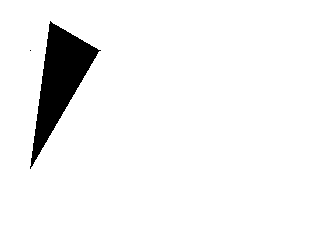
Frame 1 (no input)
Frame 60 (the mouse pressed at the canvas centre just before this capture): identical to frame 1, image omitted
Frame 120 (the mouse held since frame 60 and released just before this capture): identical to frame 1, image omitted

The Processing sketch that drew this single still picture (run headless with seeded random() and noise(); from frame 60 on, the mouse is pressed at the canvas centre):

// Processing sketch: trihard
// ── trihard.pde
int x0, y0, olx, orx, y1, y_low, x_low;
int c0, c1, c2;

void setup() {
  size(320, 240);
  noSmooth();
}

void strokeLine(int lx, int rx, int y, int lc, int rc) {
  int dx = abs(rx - lx);
  for(int x = lx; x <= rx; x++) {
    if(dx == 0)
      stroke(lc);
    else
      stroke(((rx - x) *lc + (x - lx) *rc)/dx);
    point(x, y);
  }
}

void draw() {
  background( 255);
  x0 = 50;
  y0 = 21;

  c0 = 0;
  c1 = 0;
  c2 = 0;

  olx = 30;
  orx = 100;
  y1 = 50;
  
  y_low = 170;

  if(y1 < y0  || y_low < y1) {
    println("u wot m8");
    return;
  }

  int ld = olx >= x0 ? 1 : -1;
  int rd = orx >= x0 ? 1 : -1;

  int ldx = abs(olx - x0);
  int rdx = abs(orx - x0);

  //int dy = (y1 - y0);
  boolean swap_left = false;
  
  int ldy;
  int rdy;
  if(swap_left) {
    ldy = (y1 - y0);
    rdy = (y_low - y0);
  } else {
    rdy = (y1 - y0);
    ldy = (y_low - y0);
  }

  int lD = 2*ldx - ldy;
  int rD = 2*rdx - rdy;
  stroke(0);
  point(x0, y0);
  point(olx, y1);
  point(orx, y1);
  
  int lx, rx;
  lx = rx = x0;
  
  //check lD
  while(lD > 0) {
    lx += rd;
    lD -= 2*ldx;
  }
  
  //check lD
  while(rD > 0) {
    rx += ld;
    rD -= 2*rdx;
  }
  boolean swapped = false;

  
  int yspan_short, yspan_long;
  yspan_short = y1 - y0;
  yspan_long = y_low - y0;
  
  for(int y = y0; y <= y_low; y++) {
    int lc, rc;

    if(y == y1 && !swapped ) {
      if(swap_left) {
          ldx = (orx - olx);
          ldy = (y_low - y1);
          //ld = lx >= rx ? -1 : 1;
          ld = -1;
          //lD = 2*ldx - dy;
          println("l");  
      } else {
          rdx = (orx - olx);
          rdy = (y_low - y1);
          rd = -1;
          //rd = rx >= lx ? -1 : 1;
          println("r");
      }
      yspan_short = y_low - y1;
      println(rdx + " : " + rdy);
      swapped = true;
    }
    
    if(swap_left) {
      if(!swapped) {
        lc = ((y - y0) *c1 + (y1 - y) *c0)/yspan_short;
      } else {
        lc = ((y - y1) *c2 + (y_low - y) *c1)/yspan_short;
      }
      rc = ((y - y0) *c2 + (y_low - y) *c0)/yspan_long;
    } else {
      if(!swapped) {
        rc = ((y - y0) *c1 + (y1 - y) *c0)/yspan_short;
      } else {
        rc = ((y - y1) *c2 + (y_low - y) *c1)/yspan_short;
      }
      lc = ((y - y0) *c2 + (y_low - y) *c0)/yspan_long;
    }
    strokeLine(lx, rx, y, lc, rc);
    
    lD += 2*ldx;
    //check lD
    while(lD > 0) {
      lx += ld;
      lD -= 2*ldy;
    }
    
    rD += 2*rdx;
    //check lD
    while(rD > 0) {
      rx += rd;
      rD -= 2*rdy;
    }
  }
}
